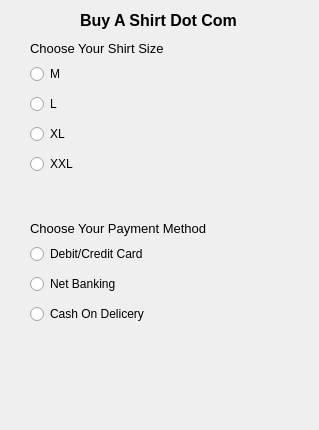
<?xml version="1.0" encoding="UTF-8"?>
<ui version="4.0">
 <class>Dialog</class>
 <widget class="QDialog" name="Dialog">
  <property name="geometry">
   <rect>
    <x>0</x>
    <y>0</y>
    <width>319</width>
    <height>430</height>
   </rect>
  </property>
  <property name="windowTitle">
   <string>Dialog</string>
  </property>
  <widget class="QWidget" name="verticalLayoutWidget">
   <property name="geometry">
    <rect>
     <x>30</x>
     <y>60</y>
     <width>161</width>
     <height>121</height>
    </rect>
   </property>
   <layout class="QVBoxLayout" name="verticalLayout">
    <item>
     <widget class="QRadioButton" name="mSizeRadio">
      <property name="text">
       <string>M</string>
      </property>
     </widget>
    </item>
    <item>
     <widget class="QRadioButton" name="lSizeRadio">
      <property name="text">
       <string>L</string>
      </property>
     </widget>
    </item>
    <item>
     <widget class="QRadioButton" name="xlSizeRadio_2">
      <property name="text">
       <string>XL</string>
      </property>
     </widget>
    </item>
    <item>
     <widget class="QRadioButton" name="xxlSizeRadio_2">
      <property name="text">
       <string>XXL</string>
      </property>
     </widget>
    </item>
   </layout>
  </widget>
  <widget class="QWidget" name="verticalLayoutWidget_2">
   <property name="geometry">
    <rect>
     <x>30</x>
     <y>240</y>
     <width>160</width>
     <height>88</height>
    </rect>
   </property>
   <layout class="QVBoxLayout" name="verticalLayout_2">
    <item>
     <widget class="QRadioButton" name="debitCreditRadio">
      <property name="text">
       <string>Debit/Credit Card</string>
      </property>
     </widget>
    </item>
    <item>
     <widget class="QRadioButton" name="netBankingRadio">
      <property name="text">
       <string>Net Banking</string>
      </property>
     </widget>
    </item>
    <item>
     <widget class="QRadioButton" name="cashOnDeliveryRadio">
      <property name="text">
       <string>Cash On Delicery</string>
      </property>
     </widget>
    </item>
   </layout>
  </widget>
  <widget class="QLabel" name="Title">
   <property name="geometry">
    <rect>
     <x>80</x>
     <y>10</y>
     <width>181</width>
     <height>21</height>
    </rect>
   </property>
   <property name="font">
    <font>
     <pointsize>12</pointsize>
     <weight>75</weight>
     <bold>true</bold>
    </font>
   </property>
   <property name="text">
    <string>Buy A Shirt Dot Com</string>
   </property>
  </widget>
  <widget class="QLabel" name="chooseShirtTitle">
   <property name="geometry">
    <rect>
     <x>30</x>
     <y>40</y>
     <width>181</width>
     <height>16</height>
    </rect>
   </property>
   <property name="font">
    <font>
     <pointsize>10</pointsize>
    </font>
   </property>
   <property name="text">
    <string>Choose Your Shirt Size</string>
   </property>
  </widget>
  <widget class="QLabel" name="choosePaymentTitle">
   <property name="geometry">
    <rect>
     <x>30</x>
     <y>220</y>
     <width>191</width>
     <height>16</height>
    </rect>
   </property>
   <property name="font">
    <font>
     <pointsize>10</pointsize>
    </font>
   </property>
   <property name="text">
    <string>Choose Your Payment Method</string>
   </property>
  </widget>
  <widget class="QLabel" name="resultLabel">
   <property name="geometry">
    <rect>
     <x>120</x>
     <y>360</y>
     <width>47</width>
     <height>13</height>
    </rect>
   </property>
   <property name="font">
    <font>
     <pointsize>10</pointsize>
    </font>
   </property>
   <property name="text">
    <string/>
   </property>
  </widget>
 </widget>
 <resources/>
 <connections/>
</ui>
